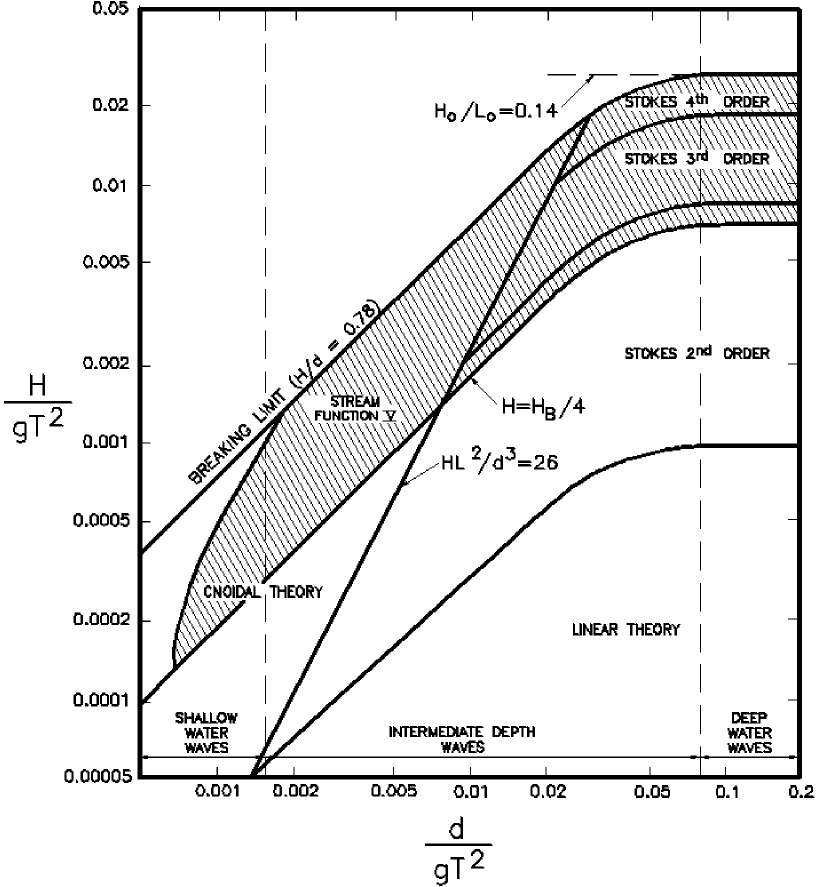
#> input picture coastlib/waves/LeMehaute.png, 1638 x 1774 px (shown at 1/2 size)
$ python airy.py
#> lines starting #> are read from the running program, lines starting #| are printed output that depends on the picture; after the words box and inside, x2 and y2 are one past the last pixel; in counts of white or black regions, pixels touching at a corner belong together
### coastlib/waves/support.py
# coastlib, a coastal engineering Python library
# Copyright (C), 2019 Georgii Bocharov
#
# This program is free software: you can redistribute it and/or modify
# it under the terms of the GNU General Public License as published by
# the Free Software Foundation, either version 3 of the License, or
# (at your option) any later version.
#
# This program is distributed in the hope that it will be useful,
# but WITHOUT ANY WARRANTY; without even the implied warranty of
# MERCHANTABILITY or FITNESS FOR A PARTICULAR PURPOSE. See the
# GNU General Public License for more details.
#
# You should have received a copy of the GNU General Public License
# along with this program. If not, see <http://www.gnu.org/licenses/>.

import coastlib.waves
import os
import numpy as np
import matplotlib.pyplot as plt
from PIL import Image
import scipy.constants
import scipy.optimize


# [53 lines left out: function solve_dispersion_relation, not called in this run]


def wave_theories(wave_height, wave_period, depth, g=scipy.constants.g):
    """
    Shows where a wave with given paramters falls within the wave theory applicability chart
    by Le Mehaute per USACE CEM Part II Chap.1 p.II-1-58

    Parameters
    ----------
    wave_height : float
        Wave height in meters.
    wave_period : float
        Wave period in seconds.
    depth : float
        Water depth in meters.
    g : float, optional
        Earth gravity in m/s^2 (default=scipy.constants.g, which is ~9.81).

    Returns
    -------
    fig : matplotlib Figure object
    ax : matplotlib Axes object

    Raises
    ------
    ValueError
        if wave_height <= 0
        if wave_period <= 0
        if depth <= 0
        if g <= 0
        if parameters fall outside the figure range

    Examples
    --------
    >>> fig, ax = wave_theories(wave_height=2, wave_period=6, depth=20)
    """

    for value in [wave_height, wave_period, depth, g]:
        if value <= 0:
            raise ValueError(f'Invalid value passed in "{value}"')

    rootdir = os.path.split(str(coastlib.waves.__file__))[0]
    path = os.path.join(rootdir, 'LeMehaute.png')

    # Load and reinterpolate image to smooth pixellated regions
    image = Image.open(path)
    resampling_factor = 2
    original_size = image.size
    image = image.resize(
        (
            int(image.size[0] / resampling_factor),
            int(image.size[1] / resampling_factor)
        ),
        Image.LANCZOS
    )
    image = image.resize(
        original_size,
        Image.LANCZOS
    )

    def x2pix(x):
        return 434 + (np.log(x) / np.log(10) - np.log(0.001) / np.log(10)) * (1451 - 434) / 2

    def y2pix(y):
        return 1404 - (np.log(y) / np.log(10) - np.log(0.0001) / np.log(10)) * (1404 - 370.5) / 2

    _x = depth / (g * wave_period ** 2)
    _y = wave_height / (g * wave_period ** 2)

    if not (0.0005 <= _x <= 0.2 and 0.00005 <= _y <= 0.05):
        raise ValueError('Wave parameters outside of the LeMehaute figure range')

    fig, ax = plt.subplots(figsize=(7, 8))
    ax.imshow(image, zorder=5)
    ax.plot([292, 1587], [y2pix(_y), y2pix(_y)], ls='--', c='#F85C50', lw=1.4, zorder=15)
    ax.plot([292, 1587], [y2pix(_y), y2pix(_y)], ls='-', c='#FFFFFF', lw=4, zorder=10)
    ax.plot([x2pix(_x), x2pix(_x)], [29, 1540], ls='--', c='#F85C50', lw=1.4, zorder=15)
    ax.plot([x2pix(_x), x2pix(_x)], [29, 1540], ls='-', c='#FFFFFF', lw=4, zorder=10)
    ax.scatter(x2pix(_x), y2pix(_y), edgecolors='#FFFFFF', facecolor='#F85C50', s=100, lw=1.4, zorder=20)
    ax.axis('off')
    ax.set_title(
        'Ranges of suitability of various wave theories, Le Mehaute (1976)', x=.57, fontsize=12, color='#454545',
        fontname='Arial'
    )
    fig.subplots_adjust(top=.96, bottom=0.01, right=1, left=0)

    return fig, ax

### coastlib/helper/environment.py
# coastlib, a coastal engineering Python library
# Copyright (C), 2019 Georgii Bocharov
#
# This program is free software: you can redistribute it and/or modify
# it under the terms of the GNU General Public License as published by
# the Free Software Foundation, either version 3 of the License, or
# (at your option) any later version.
#
# This program is distributed in the hope that it will be useful,
# but WITHOUT ANY WARRANTY; without even the implied warranty of
# MERCHANTABILITY or FITNESS FOR A PARTICULAR PURPOSE. See the
# GNU General Public License for more details.
#
# You should have received a copy of the GNU General Public License
# along with this program. If not, see <http://www.gnu.org/licenses/>.

import os
import pathlib


def append_bin():
    """
    Appends coastlib/bin to system environment PATH variable.
    Allows calling binary files from the terminal.
    """

    bin_path = str(pathlib.Path(__file__).parent.parent / 'bin')
    if bin_path not in os.environ['PATH'].split(os.pathsep):
        os.environ['PATH'] += os.pathsep + bin_path

### coastlib/waves/airy.py
import numpy as np
import scipy.constants
import scipy.optimize

import coastlib.waves.support


def solve_dispersion_relation(wave_period, depth, g=scipy.constants.g):
    """
    Solves dispersion relation for given wave period and water depth.
    Solves the dispersion relation using the Newton-Raphson method.

    Parameters
    ----------
    wave_period : float
        Wave period in seconds.
    depth : float
        Water depth in meters.
    g : float, optional
        Gravity constant (m/s^2).

    Returns
    -------
    wave_length : float
        Estimated wavelength (m) for parameters entered.
    """

    omega = 2 * np.pi / wave_period

    def disp_rel(k):
        return omega ** 2 - g * k * np.tanh(k * depth)

    def disp_rel_prime(k):
        return -g * (
                np.tanh(k * depth) + k * depth * (1 - np.tanh(k * depth) ** 2)
        )

    k_0 = 4 * np.pi ** 2 / (g * wave_period ** 2)
    solution = scipy.optimize.fsolve(
        func=disp_rel, x0=k_0, fprime=disp_rel_prime, full_output=True
    )

    return 2 * np.pi / solution[0][0]


class AiryWave:
    """
    Airy (linear) wave theory class.
    See https://en.wikipedia.org/wiki/Airy_wave_theory
    See https://folk.ntnu.no/oivarn/hercules_ntnu/LWTcourse/lwt_new_2000_Part_A.pdf

    """

    def __init__(self, wave_height, wave_period, angle=0, depth=None, **kwargs):
        """
        Initializes the AiryWave class instance object.
        See https://en.wikipedia.org/wiki/Airy_wave_theory
        See https://folk.ntnu.no/oivarn/hercules_ntnu/LWTcourse/lwt_new_2000_Part_A.pdf

        Parameters
        ----------
        wave_height : float
            Wave height in meters.
        wave_period : float, optional
            Wave period in seconds.
        depth : float
            Water depth in meters. Considered deep, if None is passed (default=None).
        angle : float, optional
            Angle of the wave front to the depth contour in degrees (default=0, perpendicular to shore).
        """

        self.wave_height = wave_height
        self.wave_period = wave_period
        self.depth = depth
        self.angle = angle

        self.g = kwargs.pop('g', scipy.constants.g)
        self.rho = kwargs.pop('rho', 1025)

        self.amplitude = None
        self.wave_length = None
        self.k = None
        self.omega = None
        self.condition = None
        self.phase_speed = None
        self.group_speed = None
        self.wave_energy = None
        self.radiation_stress = None
        self.energy_flux = None

        self.broken = False

        self.z = None
        self.x = None
        self.t = None
        self.phase = None
        self.u = None
        self.v = None
        self.ua = None
        self.va = None
        self.pressure = None

        self.__update()

    def __update(self, echo=True):
        """
        Updates wave parameters such as wave length, phase speed, and energy. Checks if wave was broken.

        Parameters
        ----------
        echo : bool, optional
            If True, prints out information about wave being broken (default=True).
        """

        self.amplitude = self.wave_height / 2

        if self.depth is None:
            self.wave_length = self.g * self.wave_period ** 2 / (2 * np.pi)
        else:
            self.wave_length = solve_dispersion_relation(wave_period=self.wave_period, depth=self.depth, g=self.g)

        self.k = 2 * np.pi / self.wave_length
        self.omega = 2 * np.pi / self.wave_period
        self.phase_speed = self.omega / self.k

        if self.depth is None or self.depth > .5 * self.wave_length:
            self.condition = 'deep'
        elif self.depth < .05 * self.wave_length:
            self.condition = 'shallow'
        else:
            self.condition = 'intermediate'

        if self.condition == 'deep':
            self.group_speed = .5 * self.phase_speed
        elif self.condition == 'shallow':
            self.group_speed = self.phase_speed
        else:
            coeff = 1 + self.k * self.depth * (1 - np.tanh(self.k * self.depth) ** 2) / np.tanh(self.k * self.depth)
            self.group_speed = .5 * self.phase_speed * coeff

        self.wave_energy = self.rho * self.g * self.amplitude ** 2 / 2
        self.radiation_stress = self.wave_energy * (2 * self.group_speed / self.phase_speed - .5)
        self.energy_flux = self.wave_energy * self.group_speed

        if echo:
            if self.wave_height / self.wave_length >= 1 / 7:
                print('WARNING : Critical steepness of 1/7 has been exceeded')
            if self.depth is not None:
                if self.depth / self.wave_height <= 1.28:
                    print('WARNING : Depth limited breaking has occurred : depth/Hs <= 1.28')

        self.z = None
        self.x = None
        self.t = None
        self.phase = None
        self.u = None
        self.v = None
        self.ua = None
        self.va = None
        self.pressure = None

    # [103 lines left out: functions __repr__, get_surface, get_property, not called in this run]

    def propagate(self, new_depth, echo=False):
        """
        Propagates the wave to new depth and updates wave parameters.
        Wave can only be propagated towards shallower water.

        Parameters
        ----------
        new_depth : float
            New depth in meters to which the wave is propagated.
        echo : bool, optional
            If True, prints out information about wave being broken (default=False).
        """

        if self.depth is not None and new_depth >= self.depth:
            raise ValueError(f'New depth {new_depth:.2f} must be shallower than existing {self.depth:.2f}')

        new_wave_length = solve_dispersion_relation(wave_period=self.wave_period, depth=new_depth, g=self.g)
        new_phase_speed = new_wave_length / self.wave_period

        # Shoaling
        k = 2 * np.pi / new_wave_length
        new_group_speed = .5 * new_phase_speed * (1 + 2 * k * new_depth / np.sinh(2 * k * new_depth))
        ks = np.sqrt(self.group_speed / new_group_speed)

        # Refraction
        ac = new_wave_length / self.wave_length * np.sin(np.deg2rad(self.angle))
        a = np.rad2deg(np.arcsin(ac))
        # preserves angle of approach sign
        if self.angle * a < 0:
            a *= -1
        kr = np.sqrt(np.cos(np.deg2rad(self.angle)) / np.cos(np.deg2rad(a)))

        self.depth = new_depth
        self.wave_length = new_wave_length
        self.phase_speed = new_phase_speed
        self.group_speed = new_group_speed
        self.angle = a
        self.wave_height *= ks * kr

        # Check if wave was broken
        check_1 = self.depth / self.wave_height <= 1.28
        check_2 = self.wave_height / self.wave_length >= 1 / 7
        if check_1 or check_2:
            self.broken = True
            if echo:
                if check_1:
                    print('Depth limited breaking has occurred : depth/Hs <= 1.28')
                elif check_2:
                    print('Critical steepness of 1/7 has been exceeded')

        self.__update(echo=False)

    def break_wave(self, precision=.01, echo=False):
        """
        Propagates wave until it breaks due to steepness or depth.

        Parameters
        ----------
        precision : float, optional
            Calculation precision (default=.01).
        echo : bool, optional
            If True, prints out information about wave being broken (default=False).
        """
#> called with precision = 0.01, echo = True

        if self.broken:
            raise ValueError('Wave is already broken')

        if self.depth is None:
            self.depth = self.wave_length
        depth = self.depth - precision
        while not self.broken:
            self.propagate(depth, echo=echo)
            depth -= precision

    def validate(self):
        """
        Shows what wave theory is applicable for given wave parameters using the
        wave theories' figure by Le Mehaute per USACE CEM Part II Chap. 1 p.II-1-58

        Returns
        -------
        (fig, ax)
        """

        return coastlib.waves.support.wave_theories(
            wave_height=self.wave_height, wave_period=self.wave_period, depth=self.depth, g=self.g
        )
#> in wave_theories, image is the input picture: PIL image 1638x1774 RGB; 91.8% white; 221 black regions, largest, box (x1, y1, x2, y2) and area: (275, 11, 1604, 1559) 172707, (369, 1424, 475, 1447) 1302, (1464, 1424, 1535, 1447) 1009
#> in wave_theories, `image = image.resize( ( int(image.size[0] / resampling_factor), int(im..`:
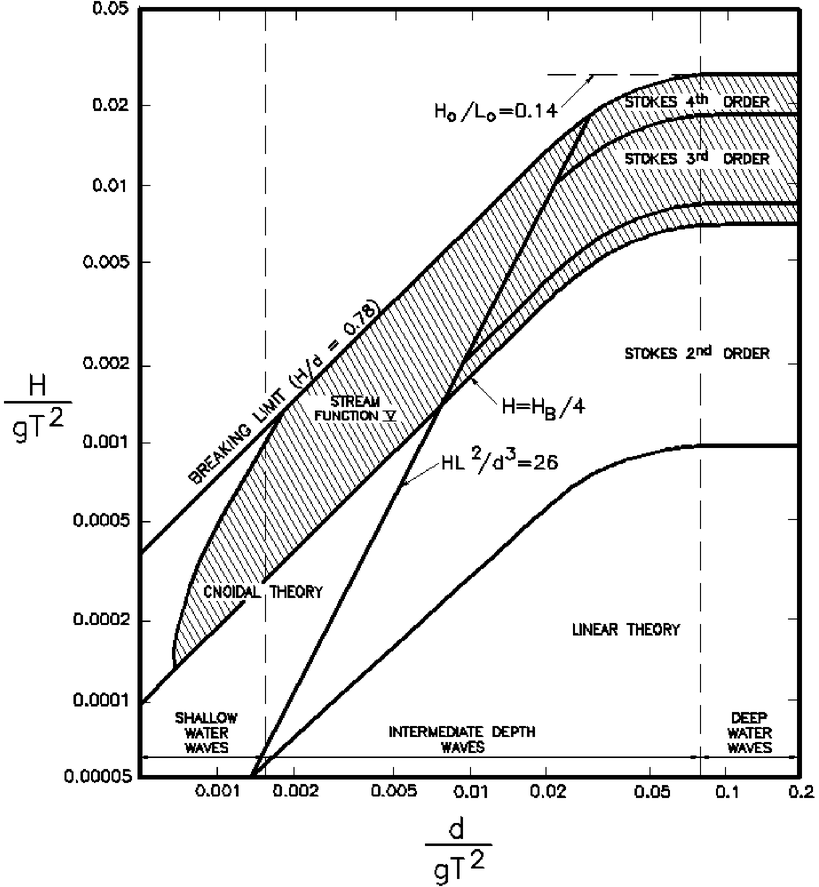
#> image: PIL image 819x887 RGB; min 0, max 255, mean 233.8


if __name__ == '__main__':
    self = AiryWave(wave_height=6, wave_period=6, depth=20, angle=45)
    self.break_wave(echo=True)
    self.validate()
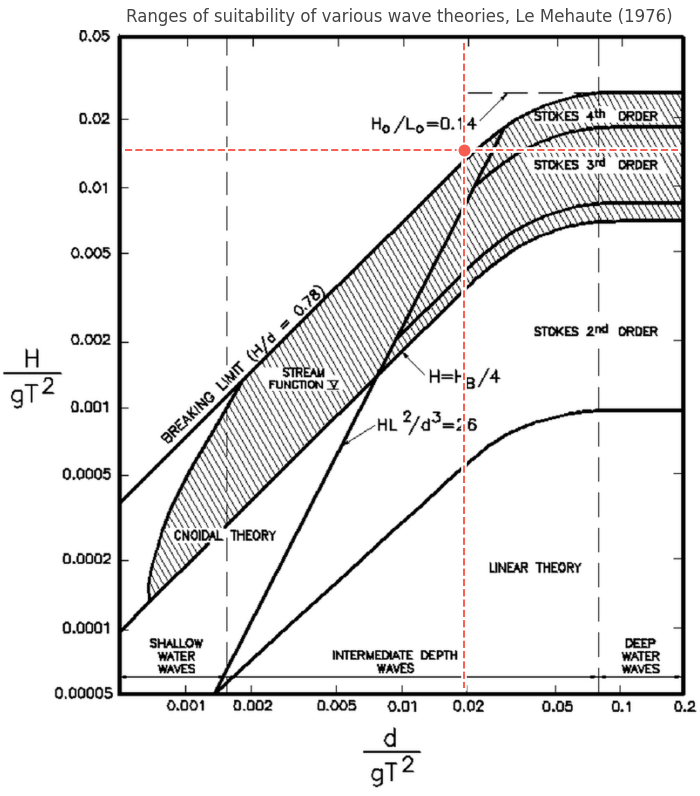
#> figure drawn by matplotlib, 1 panel
